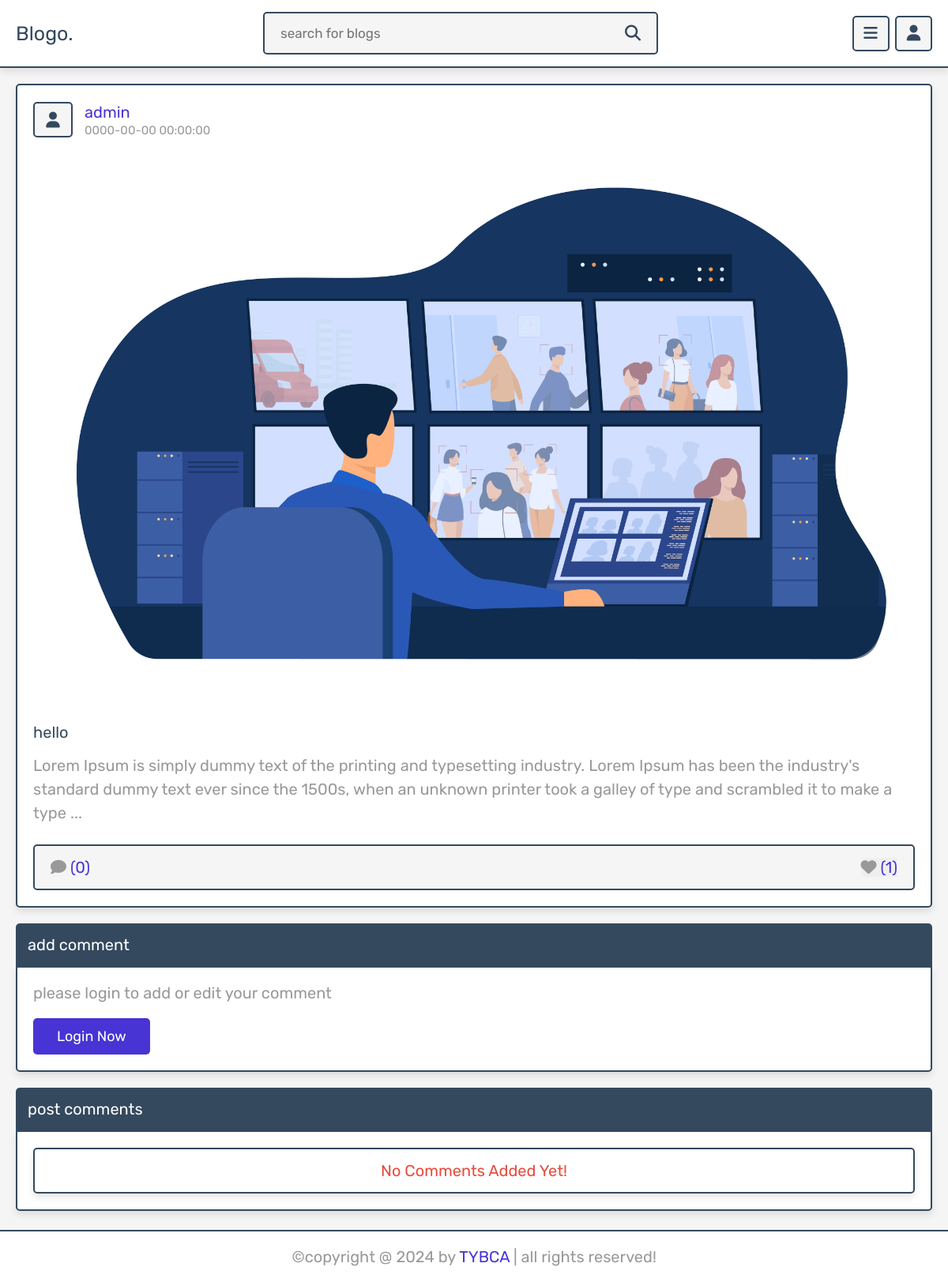
Before: /view_post.php?post_id=4 with the older database file.
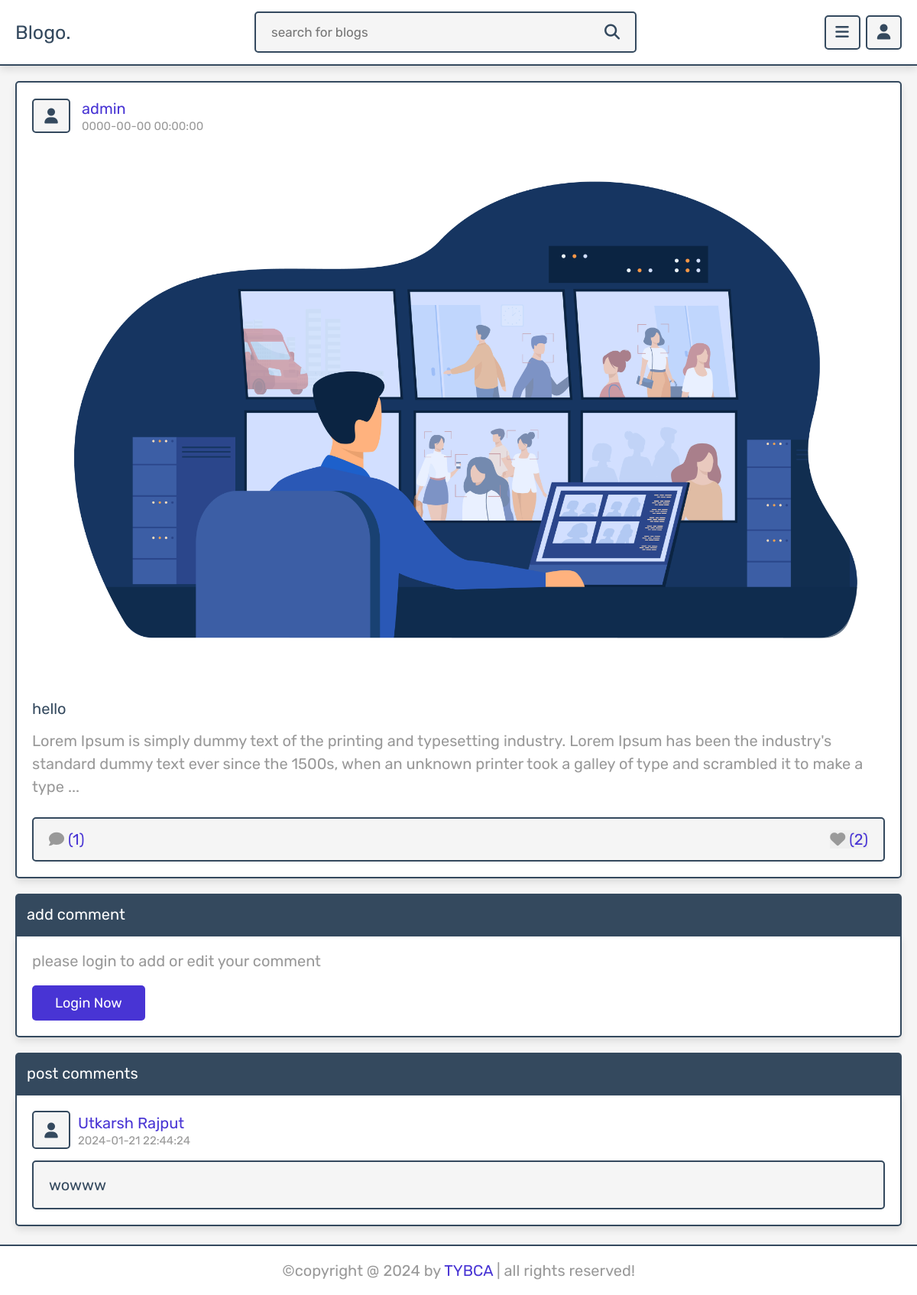
After: the same page with the newer database file.
### tables this page shows
CREATE TABLE IF NOT EXISTS `posts` (
  `id` int(100) NOT NULL AUTO_INCREMENT,
  `admin_id` int(100) NOT NULL,
  `name` varchar(100) NOT NULL,
  `title` varchar(100) NOT NULL,
  `content` varchar(10000) NOT NULL,
  `category` varchar(50) NOT NULL,
  `image` varchar(100) NOT NULL,
  `date` datetime NOT NULL DEFAULT CURRENT_TIMESTAMP,
  `status` varchar(10) NOT NULL,
  PRIMARY KEY (`id`)
);

CREATE TABLE IF NOT EXISTS `comments` (
  `id` int(100) NOT NULL AUTO_INCREMENT,
  `post_id` int(100) NOT NULL,
  `admin_id` int(100) NOT NULL,
  `user_id` int(100) NOT NULL,
  `user_name` varchar(50) NOT NULL,
  `comment` varchar(1000) NOT NULL,
  `date` datetime NOT NULL DEFAULT CURRENT_TIMESTAMP,
  PRIMARY KEY (`id`)
);

### view_post.php (the view, shortened to what the changed rows need)
<?php
include 'components/connect.php';
if (isset($_SESSION['user_id'])) {
   $user_id = $_SESSION['user_id'];
} else {
   $user_id = '';
};
$get_id = $_GET['post_id'];
?>
<!DOCTYPE html>
<html lang="en">
<head>
   <link rel="stylesheet" href="https://cdnjs.cloudflare.com/ajax/libs/font-awesome/6.1.1/css/all.min.css">
   <link rel="stylesheet" href="css/style.css">
</head>
<body>
   <?php include 'components/user_header.php'; ?>
   <section class="posts-container" style="padding-bottom: 0;">
      <div class="box-container">
         <?php
         $select_posts = $conn->prepare("SELECT * FROM `posts` WHERE status = ? AND id = ?");
         $select_posts->execute(['active', $get_id]);
         if ($select_posts->rowCount() > 0) {
            while ($fetch_posts = $select_posts->fetch(PDO::FETCH_ASSOC)) {
               $post_id = $fetch_posts['id'];
               $count_post_comments = $conn->prepare("SELECT * FROM `comments` WHERE post_id = ?");
               $count_post_comments->execute([$post_id]);
               $total_post_comments = $count_post_comments->rowCount();
               $count_post_likes = $conn->prepare("SELECT * FROM `likes` WHERE post_id = ?");
               $count_post_likes->execute([$post_id]);
               $total_post_likes = $count_post_likes->rowCount();
               $confirm_likes = $conn->prepare("SELECT * FROM `likes` WHERE user_id = ? AND post_id = ?");
               $confirm_likes->execute([$user_id, $post_id]);
         ?>
               <form class="box" method="post">
                  <div class="post-admin">
                     <i class="fas fa-user"></i>
                     <div>
                        <a href="author_posts.php?author=<?= $fetch_posts['name']; ?>"><?= $fetch_posts['name']; ?></a>
                        <div><?= $fetch_posts['date']; ?></div>
                     </div>
                  </div>
                  <?php
                  if ($fetch_posts['image'] != '') {
                  ?>
                     <img src="uploaded_img/<?= $fetch_posts['image']; ?>" class="post-image" alt="">
                  <?php
                  }
                  ?>
                  <div class="post-title"><?= $fetch_posts['title']; ?></div>
                  <div class="post-content"><?= $fetch_posts['content']; ?></div>
                  <div class="icons">
                     <div><i class="fas fa-comment"></i><span>(<?= $total_post_comments; ?>)</span></div>
                     <button type="submit" name="like_post"><i class="fas fa-heart" style="<?php if ($confirm_likes->rowCount() > 0) {
                                                                                                echo 'color:var(--red);';
                                                                                             } ?>  "></i><span>(<?= $total_post_likes; ?>)</span></button>
                  </div>
               </form>
         <?php
            }
         } else {
            echo '<p class="empty">no posts found!</p>';
         }
         ?>
      </div>
   </section>
   <section class="comments-container">
      <div class="user-comments-container">
         <?php
         $select_comments = $conn->prepare("SELECT * FROM `comments` WHERE post_id = ?");
         $select_comments->execute([$get_id]);
         if ($select_comments->rowCount() > 0) {
            while ($fetch_comments = $select_comments->fetch(PDO::FETCH_ASSOC)) {
         ?>
               <div class="show-comments" style="<?php if ($fetch_comments['user_id'] == $user_id) {
                                                      echo 'order:-1;';
                                                   } ?>">
                  <div class="comment-user">
                     <i class="fas fa-user"></i>
                     <div>
                        <span><?= $fetch_comments['user_name']; ?></span>
                        <div><?= $fetch_comments['date']; ?></div>
                     </div>
                  </div>
                  <div class="comment-box" style="<?php if ($fetch_comments['user_id'] == $user_id) {
                                                      echo 'color:var(--white); background:var(--black);';
                                                   } ?>"><?= $fetch_comments['comment']; ?></div>
               </div>
         <?php
            }
         } else {
            echo '<p class="empty">no comments added yet!</p>';
         }
         ?>
      </div>
   </section>
</body>
</html>

Changed rows visible on the page:
computed for posts "admin": total_post_comments "0" → "1"; total_post_likes "1" → "2"
added comments: user_name "Utkarsh Rajput", date "2024-01-21 22:44:24", comment "wowww"
Other visible differences:
text no longer shown: "No Comments Added Yet!"
